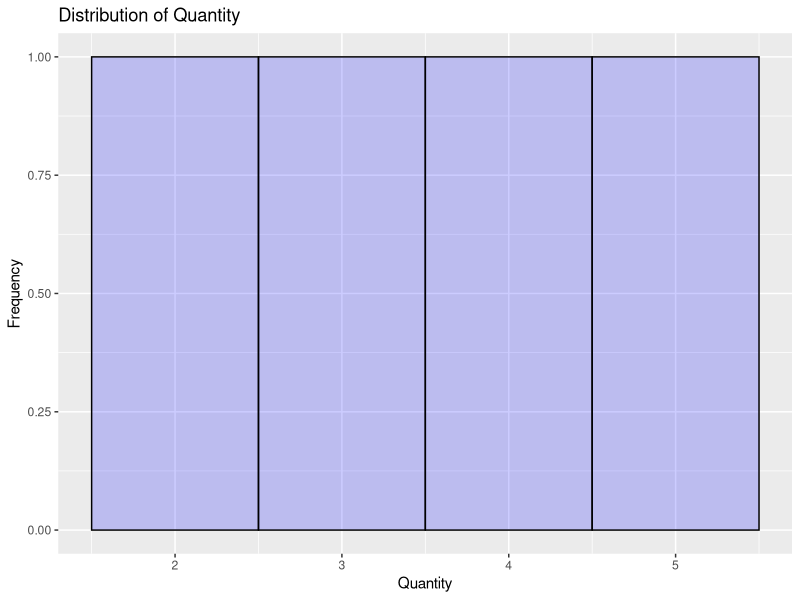
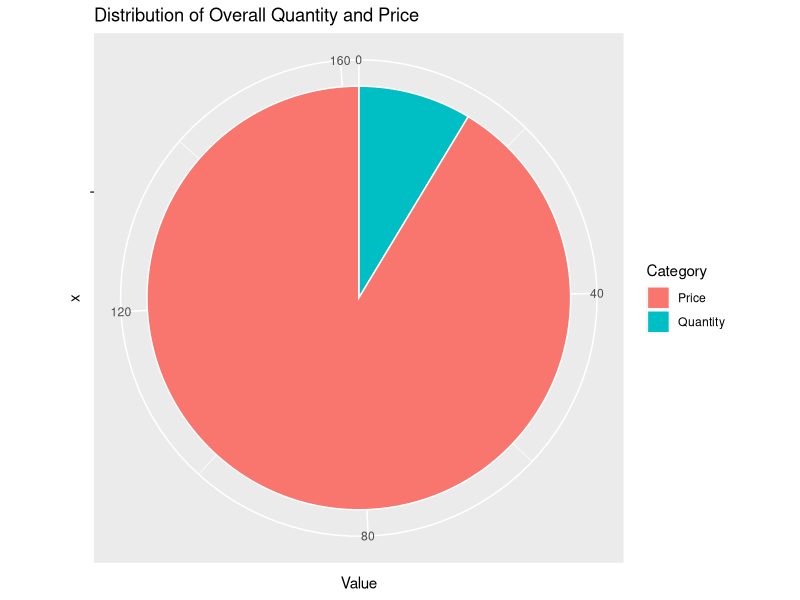

Generate these figures, in order, with R: (Note: this script raises an error after producing the figures.)
# Create a dataframe with the provided data
df <- data.frame(
  Customer = c("Customer A", "Customer B", "Customer A", "Customer C"),
  Product = c("Widget X", "Widget Y", "Widget Z", "Widget X"),
  Quantity = c(5, 3, 2, 4),
  Price = c(10.00, 15.00, 8.50, 9.00)
)
library(ggplot2)
ggplot(df, aes(x = Quantity)) +
  geom_histogram(binwidth = 1, fill = "blue", color = "black", alpha = 0.2) +
  labs(title = "Distribution of Quantity",
       x = "Quantity",
       y = "Frequency")
#2
total_quantity <- sum(df$Quantity)
total_price <- sum(df$Quantity * df$Price)

# Create a data frame for pie chart
pie_data <- data.frame(Category = c("Quantity", "Price"),
                       Value = c(total_quantity, total_price))
library(ggplot2)

# Create a simple pie chart
ggplot(pie_data, aes(x = "", y = Value, fill = Category)) +
  geom_bar(stat = "identity", width = 1, color = "white") +
  coord_polar("y") +
  labs(title = "Distribution of Overall Quantity and Price",
       fill = "Category",
       y = "Value")
#3
# Customer feedback data
customer_feedback <- c(
  "Great product! Loved it.",
  "Not satisfied with the service.",
  "Widget X is amazing.",
  "Could be better."
)

# Text preprocessing
corpus <- Corpus(VectorSource(customer_feedback))
corpus <- tm_map(corpus, content_transformer(tolower))
corpus <- tm_map(corpus, removePunctuation)
corpus <- tm_map(corpus, removeNumbers)
corpus <- tm_map(corpus, removeWords, stopwords("english"))

# Perform sentiment analysis (using a simple rule-based approach)
sentiment <- sapply(corpus, function(x) {
  ifelse(length(grep("excellent|great|amazing", x)) > length(grep("poor|not satisfied|could be better", x)), "positive", "negative")
})

# Create a word cloud for positive feedback
positive_words <- customer_feedback[sentiment == "positive"]
wordcloud(words = unlist(strsplit(positive_words, " ")), min.freq = 1, scale=c(3, 0.5), colors=brewer.pal(8, "Dark2"))





